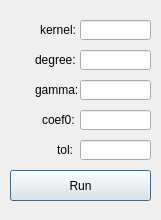
<?xml version="1.0" encoding="UTF-8"?>
<ui version="4.0">
 <class>Dialog</class>
 <widget class="QDialog" name="Dialog">
  <property name="windowModality">
   <enum>Qt::ApplicationModal</enum>
  </property>
  <property name="geometry">
   <rect>
    <x>0</x>
    <y>0</y>
    <width>161</width>
    <height>220</height>
   </rect>
  </property>
  <property name="windowTitle">
   <string>SVR</string>
  </property>
  <widget class="QPushButton" name="lrRunButton">
   <property name="geometry">
    <rect>
     <x>10</x>
     <y>170</y>
     <width>141</width>
     <height>31</height>
    </rect>
   </property>
   <property name="text">
    <string>Run</string>
   </property>
  </widget>
  <widget class="QLineEdit" name="svrKernelInput">
   <property name="geometry">
    <rect>
     <x>80</x>
     <y>20</y>
     <width>71</width>
     <height>20</height>
    </rect>
   </property>
   <property name="text">
    <string/>
   </property>
   <property name="maxLength">
    <number>5</number>
   </property>
  </widget>
  <widget class="QLabel" name="svrKernelLabel">
   <property name="geometry">
    <rect>
     <x>40</x>
     <y>20</y>
     <width>71</width>
     <height>20</height>
    </rect>
   </property>
   <property name="text">
    <string>kernel:</string>
   </property>
  </widget>
  <widget class="QLabel" name="svrDegreeLabel">
   <property name="geometry">
    <rect>
     <x>35</x>
     <y>50</y>
     <width>50</width>
     <height>20</height>
    </rect>
   </property>
   <property name="text">
    <string>degree:</string>
   </property>
  </widget>
  <widget class="QLineEdit" name="svrDegreeInput">
   <property name="geometry">
    <rect>
     <x>80</x>
     <y>50</y>
     <width>71</width>
     <height>20</height>
    </rect>
   </property>
   <property name="maxLength">
    <number>5</number>
   </property>
  </widget>
  <widget class="QLabel" name="svrGammaLabel">
   <property name="geometry">
    <rect>
     <x>35</x>
     <y>80</y>
     <width>50</width>
     <height>20</height>
    </rect>
   </property>
   <property name="minimumSize">
    <size>
     <width>50</width>
     <height>20</height>
    </size>
   </property>
   <property name="maximumSize">
    <size>
     <width>50</width>
     <height>20</height>
    </size>
   </property>
   <property name="text">
    <string>gamma:</string>
   </property>
  </widget>
  <widget class="QLineEdit" name="svrGammaInput">
   <property name="geometry">
    <rect>
     <x>80</x>
     <y>80</y>
     <width>71</width>
     <height>20</height>
    </rect>
   </property>
   <property name="maxLength">
    <number>5</number>
   </property>
  </widget>
  <widget class="QLineEdit" name="svrCoefInput">
   <property name="geometry">
    <rect>
     <x>80</x>
     <y>110</y>
     <width>71</width>
     <height>20</height>
    </rect>
   </property>
   <property name="toolTip">
    <string notr="true"/>
   </property>
   <property name="statusTip">
    <string notr="true"/>
   </property>
   <property name="inputMethodHints">
    <set>Qt::ImhDigitsOnly</set>
   </property>
  </widget>
  <widget class="QLabel" name="svrCoefLabel">
   <property name="geometry">
    <rect>
     <x>42</x>
     <y>110</y>
     <width>50</width>
     <height>20</height>
    </rect>
   </property>
   <property name="text">
    <string>coef0:</string>
   </property>
  </widget>
  <widget class="QLineEdit" name="svrTolInput">
   <property name="geometry">
    <rect>
     <x>80</x>
     <y>140</y>
     <width>71</width>
     <height>20</height>
    </rect>
   </property>
   <property name="toolTip">
    <string notr="true"/>
   </property>
   <property name="statusTip">
    <string notr="true"/>
   </property>
   <property name="inputMethodHints">
    <set>Qt::ImhDigitsOnly</set>
   </property>
  </widget>
  <widget class="QLabel" name="svrTolLabel">
   <property name="geometry">
    <rect>
     <x>57</x>
     <y>140</y>
     <width>50</width>
     <height>20</height>
    </rect>
   </property>
   <property name="text">
    <string>tol:</string>
   </property>
  </widget>
 </widget>
 <resources/>
 <connections/>
</ui>
